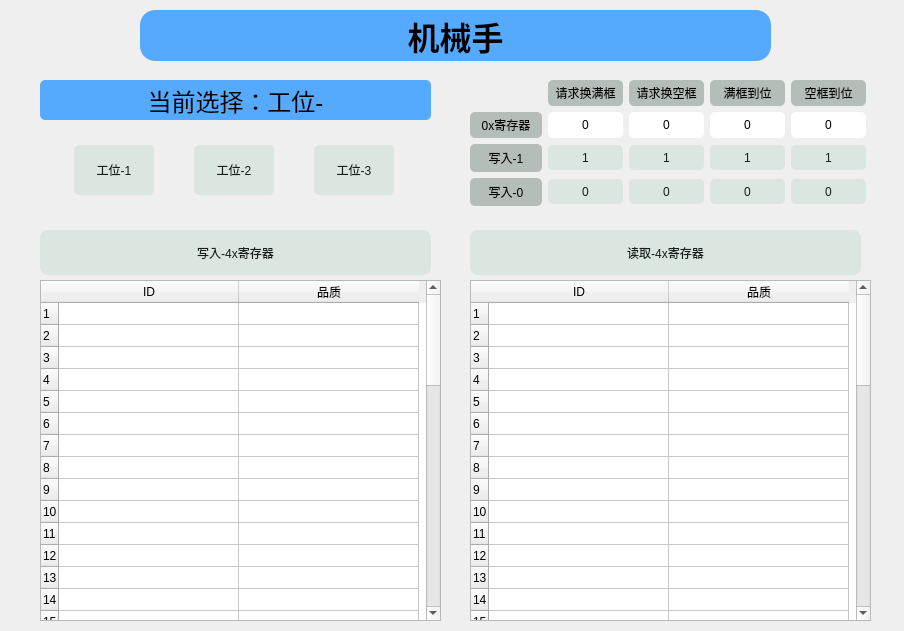
<?xml version="1.0" encoding="UTF-8"?>
<ui version="4.0">
 <class>SportCardDebugView</class>
 <widget class="QWidget" name="SportCardDebugView">
  <property name="geometry">
   <rect>
    <x>0</x>
    <y>0</y>
    <width>904</width>
    <height>631</height>
   </rect>
  </property>
  <property name="windowTitle">
   <string>Form</string>
  </property>
  <widget class="QLabel" name="lb_Scaner_14">
   <property name="geometry">
    <rect>
     <x>140</x>
     <y>10</y>
     <width>631</width>
     <height>51</height>
    </rect>
   </property>
   <property name="minimumSize">
    <size>
     <width>70</width>
     <height>28</height>
    </size>
   </property>
   <property name="font">
    <font>
     <family>Aharoni</family>
     <pointsize>24</pointsize>
     <weight>75</weight>
     <bold>true</bold>
    </font>
   </property>
   <property name="styleSheet">
    <string notr="true">border-radius: 15px;
background-color: rgb(85, 170, 255);</string>
   </property>
   <property name="text">
    <string>机械手</string>
   </property>
   <property name="alignment">
    <set>Qt::AlignCenter</set>
   </property>
  </widget>
  <widget class="QTableWidget" name="tb_Write">
   <property name="geometry">
    <rect>
     <x>40</x>
     <y>280</y>
     <width>401</width>
     <height>341</height>
    </rect>
   </property>
   <attribute name="horizontalHeaderDefaultSectionSize">
    <number>180</number>
   </attribute>
   <attribute name="horizontalHeaderMinimumSectionSize">
    <number>180</number>
   </attribute>
   <attribute name="verticalHeaderDefaultSectionSize">
    <number>22</number>
   </attribute>
   <attribute name="verticalHeaderMinimumSectionSize">
    <number>22</number>
   </attribute>
   <row>
    <property name="text">
     <string>1</string>
    </property>
   </row>
   <row>
    <property name="text">
     <string>2</string>
    </property>
   </row>
   <row>
    <property name="text">
     <string>3</string>
    </property>
   </row>
   <row>
    <property name="text">
     <string>4</string>
    </property>
   </row>
   <row>
    <property name="text">
     <string>5</string>
    </property>
   </row>
   <row>
    <property name="text">
     <string>6</string>
    </property>
   </row>
   <row>
    <property name="text">
     <string>7</string>
    </property>
   </row>
   <row>
    <property name="text">
     <string>8</string>
    </property>
   </row>
   <row>
    <property name="text">
     <string>9</string>
    </property>
   </row>
   <row>
    <property name="text">
     <string>10</string>
    </property>
   </row>
   <row>
    <property name="text">
     <string>11</string>
    </property>
   </row>
   <row>
    <property name="text">
     <string>12</string>
    </property>
   </row>
   <row>
    <property name="text">
     <string>13</string>
    </property>
   </row>
   <row>
    <property name="text">
     <string>14</string>
    </property>
   </row>
   <row>
    <property name="text">
     <string>15</string>
    </property>
   </row>
   <row>
    <property name="text">
     <string>16</string>
    </property>
   </row>
   <row>
    <property name="text">
     <string>17</string>
    </property>
   </row>
   <row>
    <property name="text">
     <string>18</string>
    </property>
   </row>
   <row>
    <property name="text">
     <string>19</string>
    </property>
   </row>
   <row>
    <property name="text">
     <string>20</string>
    </property>
   </row>
   <row>
    <property name="text">
     <string>21</string>
    </property>
   </row>
   <row>
    <property name="text">
     <string>22</string>
    </property>
   </row>
   <row>
    <property name="text">
     <string>23</string>
    </property>
   </row>
   <row>
    <property name="text">
     <string>24</string>
    </property>
   </row>
   <row>
    <property name="text">
     <string>25</string>
    </property>
   </row>
   <row>
    <property name="text">
     <string>26</string>
    </property>
   </row>
   <row>
    <property name="text">
     <string>27</string>
    </property>
   </row>
   <row>
    <property name="text">
     <string>28</string>
    </property>
   </row>
   <row>
    <property name="text">
     <string>29</string>
    </property>
   </row>
   <row>
    <property name="text">
     <string>30</string>
    </property>
   </row>
   <row>
    <property name="text">
     <string>31</string>
    </property>
   </row>
   <row>
    <property name="text">
     <string>32</string>
    </property>
   </row>
   <row>
    <property name="text">
     <string>33</string>
    </property>
   </row>
   <row>
    <property name="text">
     <string>34</string>
    </property>
   </row>
   <row>
    <property name="text">
     <string>35</string>
    </property>
   </row>
   <row>
    <property name="text">
     <string>36</string>
    </property>
   </row>
   <row>
    <property name="text">
     <string>37</string>
    </property>
   </row>
   <row>
    <property name="text">
     <string>38</string>
    </property>
   </row>
   <row>
    <property name="text">
     <string>39</string>
    </property>
   </row>
   <row>
    <property name="text">
     <string>40</string>
    </property>
   </row>
   <row>
    <property name="text">
     <string>41</string>
    </property>
   </row>
   <row>
    <property name="text">
     <string>42</string>
    </property>
   </row>
   <row>
    <property name="text">
     <string>43</string>
    </property>
   </row>
   <row>
    <property name="text">
     <string>44</string>
    </property>
   </row>
   <row>
    <property name="text">
     <string>45</string>
    </property>
   </row>
   <row>
    <property name="text">
     <string>46</string>
    </property>
   </row>
   <row>
    <property name="text">
     <string>47</string>
    </property>
   </row>
   <row>
    <property name="text">
     <string>48</string>
    </property>
   </row>
   <column>
    <property name="text">
     <string>ID</string>
    </property>
   </column>
   <column>
    <property name="text">
     <string>品质</string>
    </property>
   </column>
  </widget>
  <widget class="QTableWidget" name="tb_Get_2">
   <property name="geometry">
    <rect>
     <x>470</x>
     <y>280</y>
     <width>401</width>
     <height>341</height>
    </rect>
   </property>
   <attribute name="horizontalHeaderDefaultSectionSize">
    <number>180</number>
   </attribute>
   <attribute name="horizontalHeaderMinimumSectionSize">
    <number>180</number>
   </attribute>
   <attribute name="verticalHeaderDefaultSectionSize">
    <number>22</number>
   </attribute>
   <attribute name="verticalHeaderMinimumSectionSize">
    <number>22</number>
   </attribute>
   <row>
    <property name="text">
     <string>1</string>
    </property>
   </row>
   <row>
    <property name="text">
     <string>2</string>
    </property>
   </row>
   <row>
    <property name="text">
     <string>3</string>
    </property>
   </row>
   <row>
    <property name="text">
     <string>4</string>
    </property>
   </row>
   <row>
    <property name="text">
     <string>5</string>
    </property>
   </row>
   <row>
    <property name="text">
     <string>6</string>
    </property>
   </row>
   <row>
    <property name="text">
     <string>7</string>
    </property>
   </row>
   <row>
    <property name="text">
     <string>8</string>
    </property>
   </row>
   <row>
    <property name="text">
     <string>9</string>
    </property>
   </row>
   <row>
    <property name="text">
     <string>10</string>
    </property>
   </row>
   <row>
    <property name="text">
     <string>11</string>
    </property>
   </row>
   <row>
    <property name="text">
     <string>12</string>
    </property>
   </row>
   <row>
    <property name="text">
     <string>13</string>
    </property>
   </row>
   <row>
    <property name="text">
     <string>14</string>
    </property>
   </row>
   <row>
    <property name="text">
     <string>15</string>
    </property>
   </row>
   <row>
    <property name="text">
     <string>16</string>
    </property>
   </row>
   <row>
    <property name="text">
     <string>17</string>
    </property>
   </row>
   <row>
    <property name="text">
     <string>18</string>
    </property>
   </row>
   <row>
    <property name="text">
     <string>19</string>
    </property>
   </row>
   <row>
    <property name="text">
     <string>20</string>
    </property>
   </row>
   <row>
    <property name="text">
     <string>21</string>
    </property>
   </row>
   <row>
    <property name="text">
     <string>22</string>
    </property>
   </row>
   <row>
    <property name="text">
     <string>23</string>
    </property>
   </row>
   <row>
    <property name="text">
     <string>24</string>
    </property>
   </row>
   <row>
    <property name="text">
     <string>25</string>
    </property>
   </row>
   <row>
    <property name="text">
     <string>26</string>
    </property>
   </row>
   <row>
    <property name="text">
     <string>27</string>
    </property>
   </row>
   <row>
    <property name="text">
     <string>28</string>
    </property>
   </row>
   <row>
    <property name="text">
     <string>29</string>
    </property>
   </row>
   <row>
    <property name="text">
     <string>30</string>
    </property>
   </row>
   <row>
    <property name="text">
     <string>31</string>
    </property>
   </row>
   <row>
    <property name="text">
     <string>32</string>
    </property>
   </row>
   <row>
    <property name="text">
     <string>33</string>
    </property>
   </row>
   <row>
    <property name="text">
     <string>34</string>
    </property>
   </row>
   <row>
    <property name="text">
     <string>35</string>
    </property>
   </row>
   <row>
    <property name="text">
     <string>36</string>
    </property>
   </row>
   <row>
    <property name="text">
     <string>37</string>
    </property>
   </row>
   <row>
    <property name="text">
     <string>38</string>
    </property>
   </row>
   <row>
    <property name="text">
     <string>39</string>
    </property>
   </row>
   <row>
    <property name="text">
     <string>40</string>
    </property>
   </row>
   <row>
    <property name="text">
     <string>41</string>
    </property>
   </row>
   <row>
    <property name="text">
     <string>42</string>
    </property>
   </row>
   <row>
    <property name="text">
     <string>43</string>
    </property>
   </row>
   <row>
    <property name="text">
     <string>44</string>
    </property>
   </row>
   <row>
    <property name="text">
     <string>45</string>
    </property>
   </row>
   <row>
    <property name="text">
     <string>46</string>
    </property>
   </row>
   <row>
    <property name="text">
     <string>47</string>
    </property>
   </row>
   <row>
    <property name="text">
     <string>48</string>
    </property>
   </row>
   <column>
    <property name="text">
     <string>ID</string>
    </property>
   </column>
   <column>
    <property name="text">
     <string>品质</string>
    </property>
   </column>
  </widget>
  <widget class="QPushButton" name="pb_Write_4x">
   <property name="geometry">
    <rect>
     <x>40</x>
     <y>230</y>
     <width>391</width>
     <height>45</height>
    </rect>
   </property>
   <property name="minimumSize">
    <size>
     <width>75</width>
     <height>45</height>
    </size>
   </property>
   <property name="styleSheet">
    <string notr="true">background: rgb(220, 230, 225);
border-color: rgb(0, 0, 0);
border-radius: 8px;
color:rgb(24, 28, 27);</string>
   </property>
   <property name="text">
    <string>写入-4x寄存器</string>
   </property>
  </widget>
  <widget class="QPushButton" name="pb_Read_4x">
   <property name="geometry">
    <rect>
     <x>470</x>
     <y>230</y>
     <width>391</width>
     <height>45</height>
    </rect>
   </property>
   <property name="minimumSize">
    <size>
     <width>75</width>
     <height>45</height>
    </size>
   </property>
   <property name="styleSheet">
    <string notr="true">background: rgb(220, 230, 225);
border-color: rgb(0, 0, 0);
border-radius: 8px;
color:rgb(24, 28, 27);</string>
   </property>
   <property name="text">
    <string>读取-4x寄存器</string>
   </property>
  </widget>
  <widget class="QWidget" name="layoutWidget">
   <property name="geometry">
    <rect>
     <x>470</x>
     <y>80</y>
     <width>396</width>
     <height>126</height>
    </rect>
   </property>
   <layout class="QGridLayout" name="gridLayout">
    <item row="2" column="4">
     <widget class="QPushButton" name="pb_Write1_4">
      <property name="minimumSize">
       <size>
        <width>75</width>
        <height>25</height>
       </size>
      </property>
      <property name="styleSheet">
       <string notr="true">background: rgb(220, 230, 225);
border-color: rgb(0, 0, 0);
border-radius: 5px;
color:rgb(24, 28, 27);</string>
      </property>
      <property name="text">
       <string>1</string>
      </property>
     </widget>
    </item>
    <item row="3" column="1">
     <widget class="QPushButton" name="pb_Write0_1">
      <property name="minimumSize">
       <size>
        <width>75</width>
        <height>25</height>
       </size>
      </property>
      <property name="styleSheet">
       <string notr="true">background: rgb(220, 230, 225);
border-color: rgb(0, 0, 0);
border-radius: 5px;
color:rgb(24, 28, 27);</string>
      </property>
      <property name="text">
       <string>0</string>
      </property>
     </widget>
    </item>
    <item row="2" column="1">
     <widget class="QPushButton" name="pb_Write1_1">
      <property name="minimumSize">
       <size>
        <width>75</width>
        <height>25</height>
       </size>
      </property>
      <property name="styleSheet">
       <string notr="true">background: rgb(220, 230, 225);
border-color: rgb(0, 0, 0);
border-radius: 5px;
color:rgb(24, 28, 27);</string>
      </property>
      <property name="text">
       <string>1</string>
      </property>
     </widget>
    </item>
    <item row="1" column="4">
     <widget class="QLabel" name="lb_0x_4">
      <property name="minimumSize">
       <size>
        <width>60</width>
        <height>25</height>
       </size>
      </property>
      <property name="styleSheet">
       <string notr="true">border-radius: 5px;
background-color: rgb(255, 255, 255);</string>
      </property>
      <property name="text">
       <string>0</string>
      </property>
      <property name="alignment">
       <set>Qt::AlignCenter</set>
      </property>
     </widget>
    </item>
    <item row="2" column="0">
     <widget class="QLabel" name="lb_WorkStation_1">
      <property name="minimumSize">
       <size>
        <width>70</width>
        <height>28</height>
       </size>
      </property>
      <property name="styleSheet">
       <string notr="true">border-radius: 5px;
background-color: rgb(180, 189, 184);</string>
      </property>
      <property name="text">
       <string>写入-1</string>
      </property>
      <property name="alignment">
       <set>Qt::AlignCenter</set>
      </property>
     </widget>
    </item>
    <item row="3" column="2">
     <widget class="QPushButton" name="pb_Write0_2">
      <property name="minimumSize">
       <size>
        <width>75</width>
        <height>25</height>
       </size>
      </property>
      <property name="styleSheet">
       <string notr="true">background: rgb(220, 230, 225);
border-color: rgb(0, 0, 0);
border-radius: 5px;
color:rgb(24, 28, 27);</string>
      </property>
      <property name="text">
       <string>0</string>
      </property>
     </widget>
    </item>
    <item row="0" column="3">
     <widget class="QLabel" name="label_7">
      <property name="minimumSize">
       <size>
        <width>60</width>
        <height>25</height>
       </size>
      </property>
      <property name="styleSheet">
       <string notr="true">border-radius: 5px;
background-color: rgb(180, 189, 184);</string>
      </property>
      <property name="text">
       <string>满框到位</string>
      </property>
      <property name="alignment">
       <set>Qt::AlignCenter</set>
      </property>
     </widget>
    </item>
    <item row="3" column="3">
     <widget class="QPushButton" name="pb_Write0_3">
      <property name="minimumSize">
       <size>
        <width>75</width>
        <height>25</height>
       </size>
      </property>
      <property name="styleSheet">
       <string notr="true">background: rgb(220, 230, 225);
border-color: rgb(0, 0, 0);
border-radius: 5px;
color:rgb(24, 28, 27);</string>
      </property>
      <property name="text">
       <string>0</string>
      </property>
     </widget>
    </item>
    <item row="2" column="2">
     <widget class="QPushButton" name="pb_Write1_2">
      <property name="minimumSize">
       <size>
        <width>75</width>
        <height>25</height>
       </size>
      </property>
      <property name="styleSheet">
       <string notr="true">background: rgb(220, 230, 225);
border-color: rgb(0, 0, 0);
border-radius: 5px;
color:rgb(24, 28, 27);</string>
      </property>
      <property name="text">
       <string>1</string>
      </property>
     </widget>
    </item>
    <item row="1" column="0">
     <widget class="QLabel" name="label_4">
      <property name="minimumSize">
       <size>
        <width>50</width>
        <height>25</height>
       </size>
      </property>
      <property name="styleSheet">
       <string notr="true">border-radius: 5px;
background-color: rgb(180, 189, 184);</string>
      </property>
      <property name="text">
       <string>0x寄存器</string>
      </property>
      <property name="alignment">
       <set>Qt::AlignCenter</set>
      </property>
     </widget>
    </item>
    <item row="1" column="1">
     <widget class="QLabel" name="lb_0x_1">
      <property name="minimumSize">
       <size>
        <width>60</width>
        <height>25</height>
       </size>
      </property>
      <property name="styleSheet">
       <string notr="true">border-radius: 5px;
background-color: rgb(255, 255, 255);</string>
      </property>
      <property name="text">
       <string>0</string>
      </property>
      <property name="alignment">
       <set>Qt::AlignCenter</set>
      </property>
     </widget>
    </item>
    <item row="0" column="4">
     <widget class="QLabel" name="label_8">
      <property name="minimumSize">
       <size>
        <width>60</width>
        <height>25</height>
       </size>
      </property>
      <property name="styleSheet">
       <string notr="true">border-radius: 5px;
background-color: rgb(180, 189, 184);</string>
      </property>
      <property name="text">
       <string>空框到位</string>
      </property>
      <property name="alignment">
       <set>Qt::AlignCenter</set>
      </property>
     </widget>
    </item>
    <item row="1" column="2">
     <widget class="QLabel" name="lb_0x_2">
      <property name="minimumSize">
       <size>
        <width>60</width>
        <height>25</height>
       </size>
      </property>
      <property name="styleSheet">
       <string notr="true">border-radius: 5px;
background-color: rgb(255, 255, 255);</string>
      </property>
      <property name="text">
       <string>0</string>
      </property>
      <property name="alignment">
       <set>Qt::AlignCenter</set>
      </property>
     </widget>
    </item>
    <item row="0" column="2">
     <widget class="QLabel" name="label_6">
      <property name="minimumSize">
       <size>
        <width>50</width>
        <height>25</height>
       </size>
      </property>
      <property name="styleSheet">
       <string notr="true">border-radius: 5px;
background-color: rgb(180, 189, 184);</string>
      </property>
      <property name="text">
       <string>请求换空框</string>
      </property>
      <property name="alignment">
       <set>Qt::AlignCenter</set>
      </property>
     </widget>
    </item>
    <item row="3" column="4">
     <widget class="QPushButton" name="pb_Write0_4">
      <property name="minimumSize">
       <size>
        <width>75</width>
        <height>25</height>
       </size>
      </property>
      <property name="styleSheet">
       <string notr="true">background: rgb(220, 230, 225);
border-color: rgb(0, 0, 0);
border-radius: 5px;
color:rgb(24, 28, 27);</string>
      </property>
      <property name="text">
       <string>0</string>
      </property>
     </widget>
    </item>
    <item row="3" column="0">
     <widget class="QLabel" name="lb_WorkStation_2">
      <property name="minimumSize">
       <size>
        <width>70</width>
        <height>28</height>
       </size>
      </property>
      <property name="styleSheet">
       <string notr="true">border-radius: 5px;
background-color: rgb(180, 189, 184);</string>
      </property>
      <property name="text">
       <string>写入-0</string>
      </property>
      <property name="alignment">
       <set>Qt::AlignCenter</set>
      </property>
     </widget>
    </item>
    <item row="2" column="3">
     <widget class="QPushButton" name="pb_Write1_3">
      <property name="minimumSize">
       <size>
        <width>75</width>
        <height>25</height>
       </size>
      </property>
      <property name="styleSheet">
       <string notr="true">background: rgb(220, 230, 225);
border-color: rgb(0, 0, 0);
border-radius: 5px;
color:rgb(24, 28, 27);</string>
      </property>
      <property name="text">
       <string>1</string>
      </property>
     </widget>
    </item>
    <item row="0" column="1">
     <widget class="QLabel" name="label_5">
      <property name="minimumSize">
       <size>
        <width>60</width>
        <height>25</height>
       </size>
      </property>
      <property name="styleSheet">
       <string notr="true">border-radius: 5px;
background-color: rgb(180, 189, 184);</string>
      </property>
      <property name="text">
       <string>请求换满框</string>
      </property>
      <property name="alignment">
       <set>Qt::AlignCenter</set>
      </property>
     </widget>
    </item>
    <item row="1" column="3">
     <widget class="QLabel" name="lb_0x_3">
      <property name="minimumSize">
       <size>
        <width>60</width>
        <height>25</height>
       </size>
      </property>
      <property name="styleSheet">
       <string notr="true">border-radius: 5px;
background-color: rgb(255, 255, 255);</string>
      </property>
      <property name="text">
       <string>0</string>
      </property>
      <property name="alignment">
       <set>Qt::AlignCenter</set>
      </property>
     </widget>
    </item>
   </layout>
  </widget>
  <widget class="QLabel" name="lb_StationSelect">
   <property name="geometry">
    <rect>
     <x>40</x>
     <y>80</y>
     <width>391</width>
     <height>40</height>
    </rect>
   </property>
   <property name="minimumSize">
    <size>
     <width>0</width>
     <height>38</height>
    </size>
   </property>
   <property name="font">
    <font>
     <pointsize>18</pointsize>
    </font>
   </property>
   <property name="styleSheet">
    <string notr="true">border-radius: 5px;
background-color: rgb(85, 170, 255);</string>
   </property>
   <property name="text">
    <string>当前选择：工位-</string>
   </property>
   <property name="alignment">
    <set>Qt::AlignCenter</set>
   </property>
  </widget>
  <widget class="QWidget" name="layoutWidget">
   <property name="geometry">
    <rect>
     <x>40</x>
     <y>130</y>
     <width>391</width>
     <height>81</height>
    </rect>
   </property>
   <layout class="QGridLayout" name="gridLayout_2">
    <item row="0" column="0">
     <widget class="QPushButton" name="pb_Station_1">
      <property name="minimumSize">
       <size>
        <width>75</width>
        <height>25</height>
       </size>
      </property>
      <property name="maximumSize">
       <size>
        <width>80</width>
        <height>50</height>
       </size>
      </property>
      <property name="styleSheet">
       <string notr="true">background: rgb(220, 230, 225);
border-color: rgb(0, 0, 0);
border-radius: 5px;
color:rgb(24, 28, 27);</string>
      </property>
      <property name="text">
       <string>工位-1</string>
      </property>
     </widget>
    </item>
    <item row="0" column="1">
     <widget class="QPushButton" name="pb_Station_2">
      <property name="minimumSize">
       <size>
        <width>75</width>
        <height>25</height>
       </size>
      </property>
      <property name="maximumSize">
       <size>
        <width>80</width>
        <height>50</height>
       </size>
      </property>
      <property name="styleSheet">
       <string notr="true">background: rgb(220, 230, 225);
border-color: rgb(0, 0, 0);
border-radius: 5px;
color:rgb(24, 28, 27);</string>
      </property>
      <property name="text">
       <string>工位-2</string>
      </property>
     </widget>
    </item>
    <item row="0" column="2">
     <widget class="QPushButton" name="pb_Station_3">
      <property name="minimumSize">
       <size>
        <width>75</width>
        <height>25</height>
       </size>
      </property>
      <property name="maximumSize">
       <size>
        <width>80</width>
        <height>50</height>
       </size>
      </property>
      <property name="styleSheet">
       <string notr="true">background: rgb(220, 230, 225);
border-color: rgb(0, 0, 0);
border-radius: 5px;
color:rgb(24, 28, 27);</string>
      </property>
      <property name="text">
       <string>工位-3</string>
      </property>
     </widget>
    </item>
   </layout>
  </widget>
 </widget>
 <resources/>
 <connections/>
</ui>
